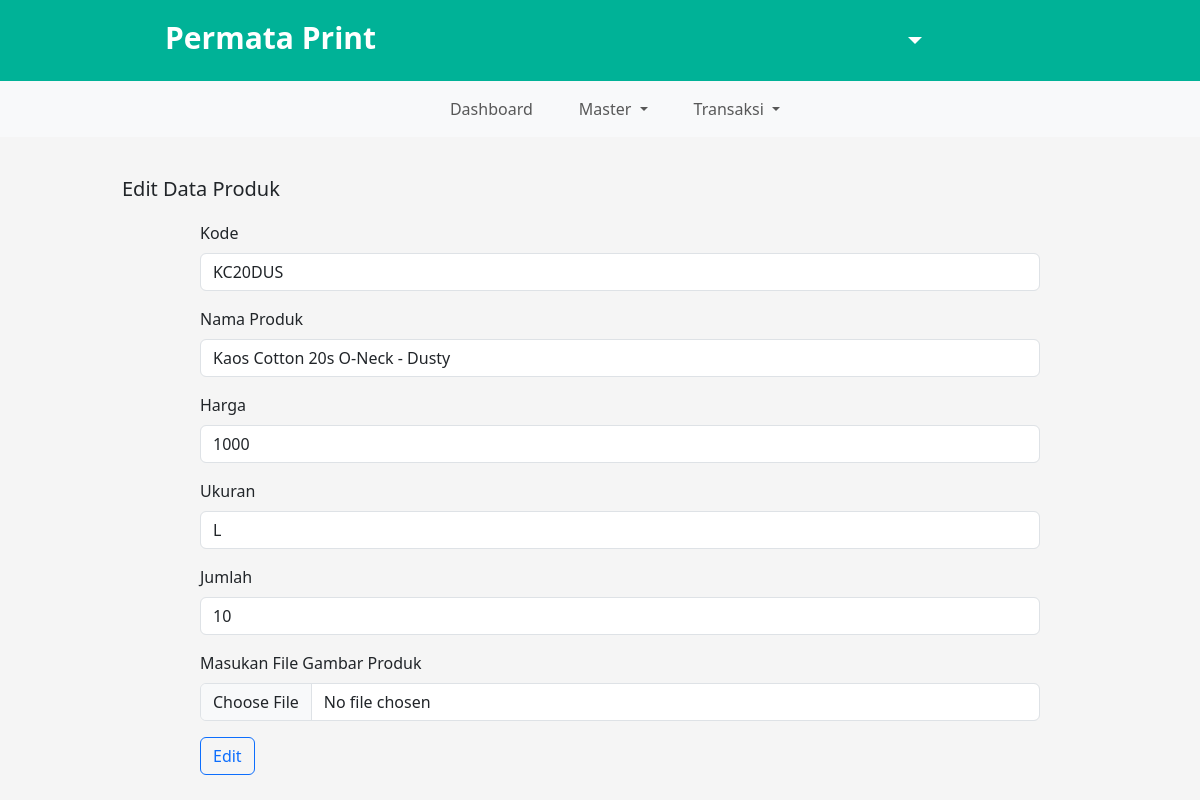
The page /admin/edit_produk.php?id=53 on the database its author committed.
### tables this page shows
CREATE TABLE `masterproduk` (
  `id_produk` int(15) NOT NULL,
  `kode` varchar(20) NOT NULL,
  `nama_produk` varchar(100) NOT NULL,
  `harga` int(100) NOT NULL,
  `ukuran` varchar(50) NOT NULL,
  `jumlah` int(10) NOT NULL,
  `deskripsi` varchar(500) NOT NULL,
  `upload_gambar` varchar(100) NOT NULL
);

### functions.php (called while the page is built, shortened)
<?php
$conn = mysqli_connect("localhost", "root", "", "permataprint")
    or die('gagal terkoneksi ke database');
function query($query)
{
    global $conn;
    $result = mysqli_query($conn, $query);
    $rows = [];
    while ($row = mysqli_fetch_assoc($result)) {
        $rows[] = $row;
    }
    return $rows;
}

### admin/edit_produk.php (the view, shortened to what this page needs)
<?php
require '../functions.php';
$id = $_GET['id'];
$produk = query("SELECT * FROM masterproduk WHERE id_produk = $id")[0];
?>
<!DOCTYPE html>
<html lang="en">
<head>
  <link href="https://cdn.jsdelivr.net/npm/bootstrap@5.3.0-alpha1/dist/css/bootstrap.min.css" rel="stylesheet">
  <link rel="stylesheet" type="text/css" href="tambahbaruadmin.css">
</head>
<body>
  <ul class="header">
    <li class="head-link">Permata Print</li>
    <li class="nav-item dropdown login">
      <button class="btn dropdown-toggle text-white drop fs-4 fw-bold" data-bs-toggle="dropdown" aria-expanded="false">
      </button>
    </li>
  </ul>
  <nav class="navbar navbar-expand-lg bg-body-tertiary">
    <div class="container-fluid">
      <div class="collapse navbar-collapse" id="navbarNavDropdown">
        <ul class="navbar-nav">
          <li class="nav-item">
            <a class="nav-link" href="#">Dashboard</a>
          </li>
          <li class="nav-item dropdown">
            <a class="nav-link dropdown-toggle" href="#" role="button" data-bs-toggle="dropdown" aria-expanded="false">
              Master
            </a>
          </li>
          <li class="nav-item dropdown">
            <a class="nav-link dropdown-toggle" href="#" role="button" data-bs-toggle="dropdown" aria-expanded="false">
              Transaksi
            </a>
          </li>
        </ul>
      </div>
    </div>
  </nav>
  <div class="container">
    <h1 class="tulispro">edit data produk</h1>
  </div>
  <form action="" method="post" enctype="multipart/form-data" class="pros">
    <div class="mb-3">
      <label for="exampleInputEmail1" class="form-label">Kode</label>
      <input type="text" name="kode" placeholder="Masukan Produk" class="form-control" id="exampleInputEmail1" aria-describedby="emailHelp" value="<?php echo $produk['kode'] ?>">
    </div>
    <div class="mb-3">
      <label for="exampleInputEmail1" class="form-label">Nama Produk</label>
      <input type="text" name="nama_produk" placeholder="Masukan Produk" class="form-control" id="exampleInputEmail1" aria-describedby="emailHelp" value="<?php echo $produk['nama_produk'] ?>">
    </div>
    <div class="mb-3">
      <label for="exampleInputPassword1" class="form-label">Harga</label>
      <input type="text" name="harga" placeholder="Masukan Harga" class="form-control" id="exampleInputPassword1" value="<?php echo $produk['harga'] ?>">
    </div>
    <div class="mb-3">
      <label for="exampleInputPassword1" class="form-label">Ukuran</label>
      <input type="text" name="ukuran" placeholder="Masukan Ukuran" class="form-control" id="exampleInputPassword1" value="<?php echo $produk['ukuran'] ?>">
    </div>
    <div class="mb-3">
      <label for="exampleInputPassword1" class="form-label">Jumlah</label>
      <input type="text" name="jumlah" placeholder="Masukan Jumlah" class="form-control" id="exampleInputPassword1" value="<?php echo $produk['jumlah'] ?>">
    </div>
    <div class="mb-3">
      <label for="formFile" class="form-label">Masukan File Gambar Produk</label>
      <input class="form-control" name="foto" type="file" id="foto" required>
    </div>
    <button type="submit" class="btn btn-outline-primary" name="edit_produk" id="edit_produk">Edit</button>
  </form>
</body>
</html>

### admin/tambahbaruadmin.css (style rules this page uses)
body { margin: 0; padding: 0; background-color: whitesmoke; }
.header { display: flex; background-color: #00b297; list-style: none; justify-content: space-between; margin-top: 0; padding: 15px; }
.head-link { color: white; font-size: 30px; font-weight: bolder; margin-left: 150px; }
.login { color: white; text-decoration: none; font-size: 30px; margin-right: 250px; }
.navbar { margin-top: -16px; background-color: white; }
.collapse { justify-content: center; }
.nav-item { margin-left: 30px; }
.tulispro { margin: 40px 0 20px 80px; text-transform: capitalize; font-size: 20px; }
.pros { width: 70%; margin-left: 200px; }

### rows shown on the page
masterproduk: kode "KC20DUS", nama_produk "Kaos Cotton 20s O-Neck - Dusty", harga "1000", ukuran "L", jumlah "10"
